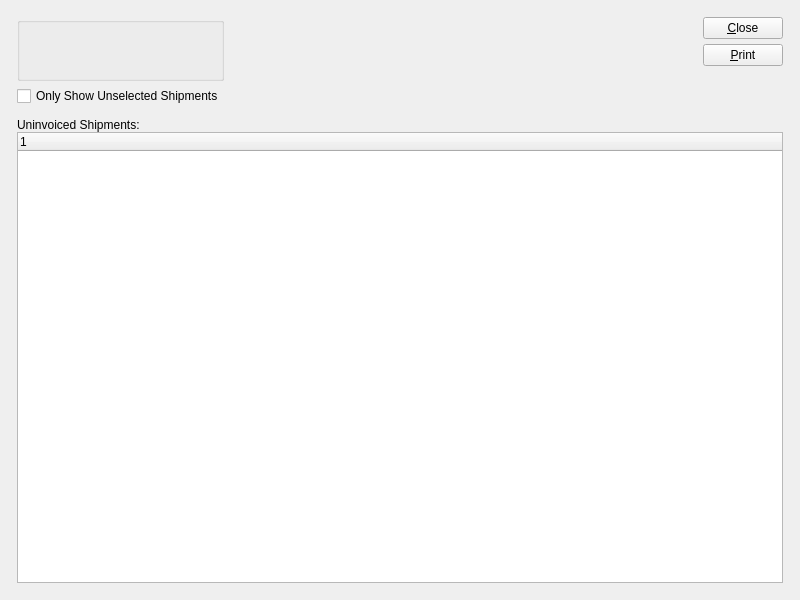
<ui version="4.0" >
 <comment>This file is part of the xTuple ERP: PostBooks Edition, a free and
open source Enterprise Resource Planning software suite,
Copyright (c) 1999-2011 by OpenMFG LLC, d/b/a xTuple.
It is licensed to you under the Common Public Attribution License
version 1.0, the full text of which (including xTuple-specific Exhibits)
is available at www.xtuple.com/CPAL.  By using this software, you agree
to be bound by its terms.</comment>
 <class>uninvoicedShipments</class>
 <widget class="QWidget" name="uninvoicedShipments" >
  <property name="geometry" >
   <rect>
    <x>0</x>
    <y>0</y>
    <width>800</width>
    <height>600</height>
   </rect>
  </property>
  <property name="windowTitle" >
   <string>Uninvoiced Shipments</string>
  </property>
  <layout class="QGridLayout" name="gridLayout_3" >
   <item row="0" column="0" >
    <layout class="QGridLayout" name="gridLayout_2" >
     <property name="margin" >
      <number>12</number>
     </property>
     <property name="spacing" >
      <number>12</number>
     </property>
     <item row="0" column="0" >
      <layout class="QHBoxLayout" name="horizontalLayout" >
       <item>
        <layout class="QVBoxLayout" name="verticalLayout" >
         <item>
          <widget class="WarehouseGroup" name="_warehouse" >
           <property name="title" >
            <string/>
           </property>
           <property name="fixedSize" >
            <bool>false</bool>
           </property>
          </widget>
         </item>
         <item>
          <widget class="XCheckBox" name="_showUnselected" >
           <property name="text" >
            <string>Only Show Unselected Shipments</string>
           </property>
          </widget>
         </item>
        </layout>
       </item>
       <item>
        <spacer>
         <property name="orientation" >
          <enum>Qt::Horizontal</enum>
         </property>
         <property name="sizeType" >
          <enum>QSizePolicy::Expanding</enum>
         </property>
         <property name="sizeHint" stdset="0" >
          <size>
           <width>106</width>
           <height>20</height>
          </size>
         </property>
        </spacer>
       </item>
       <item>
        <layout class="QVBoxLayout" >
         <property name="spacing" >
          <number>5</number>
         </property>
         <item>
          <widget class="QPushButton" name="_close" >
           <property name="text" >
            <string>&amp;Close</string>
           </property>
          </widget>
         </item>
         <item>
          <widget class="QPushButton" name="_print" >
           <property name="text" >
            <string>&amp;Print</string>
           </property>
          </widget>
         </item>
         <item>
          <spacer name="verticalSpacer" >
           <property name="orientation" >
            <enum>Qt::Vertical</enum>
           </property>
           <property name="sizeHint" stdset="0" >
            <size>
             <width>20</width>
             <height>40</height>
            </size>
           </property>
          </spacer>
         </item>
        </layout>
       </item>
      </layout>
     </item>
     <item row="1" column="0" >
      <widget class="QFrame" name="_frame" >
       <property name="sizePolicy" >
        <sizepolicy vsizetype="Expanding" hsizetype="Preferred" >
         <horstretch>0</horstretch>
         <verstretch>1</verstretch>
        </sizepolicy>
       </property>
       <property name="frameShape" >
        <enum>QFrame::NoFrame</enum>
       </property>
       <property name="frameShadow" >
        <enum>QFrame::Raised</enum>
       </property>
       <layout class="QGridLayout" name="gridLayout" >
        <property name="margin" >
         <number>0</number>
        </property>
        <item row="0" column="0" >
         <layout class="QVBoxLayout" >
          <property name="spacing" >
           <number>0</number>
          </property>
          <item>
           <widget class="QLabel" name="_uninvoicedShipmentsLit" >
            <property name="text" >
             <string>Uninvoiced Shipments:</string>
            </property>
            <property name="alignment" >
             <set>Qt::AlignVCenter</set>
            </property>
           </widget>
          </item>
          <item>
           <widget class="XTreeWidget" name="_coship" />
          </item>
         </layout>
        </item>
       </layout>
      </widget>
     </item>
    </layout>
   </item>
  </layout>
 </widget>
 <layoutdefault spacing="5" margin="5" />
 <pixmapfunction>qPixmapFromMimeSource</pixmapfunction>
 <customwidgets>
  <customwidget>
   <class>WarehouseGroup</class>
   <extends>QGroupBox</extends>
   <header>warehousegroup.h</header>
  </customwidget>
  <customwidget>
   <class>XCheckBox</class>
   <extends>QCheckBox</extends>
   <header>xcheckbox.h</header>
  </customwidget>
  <customwidget>
   <class>XTreeWidget</class>
   <extends>QTreeWidget</extends>
   <header>xtreewidget.h</header>
   <container>1</container>
  </customwidget>
 </customwidgets>
 <tabstops>
  <tabstop>_warehouse</tabstop>
  <tabstop>_showUnselected</tabstop>
  <tabstop>_coship</tabstop>
  <tabstop>_print</tabstop>
  <tabstop>_close</tabstop>
 </tabstops>
 <resources/>
 <connections>
  <connection>
   <sender>_close</sender>
   <signal>clicked()</signal>
   <receiver>uninvoicedShipments</receiver>
   <slot>close()</slot>
   <hints>
    <hint type="sourcelabel" >
     <x>20</x>
     <y>20</y>
    </hint>
    <hint type="destinationlabel" >
     <x>20</x>
     <y>20</y>
    </hint>
   </hints>
  </connection>
 </connections>
</ui>
